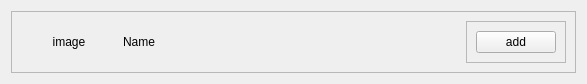
<?xml version="1.0" encoding="UTF-8"?>
<ui version="4.0">
 <class>Form</class>
 <widget class="QWidget" name="Form">
  <property name="geometry">
   <rect>
    <x>0</x>
    <y>0</y>
    <width>587</width>
    <height>82</height>
   </rect>
  </property>
  <property name="windowTitle">
   <string>Form</string>
  </property>
  <layout class="QGridLayout" name="gridLayout">
   <item row="0" column="0">
    <widget class="QFrame" name="frame">
     <property name="frameShape">
      <enum>QFrame::StyledPanel</enum>
     </property>
     <property name="frameShadow">
      <enum>QFrame::Raised</enum>
     </property>
     <layout class="QGridLayout" name="gridLayout_2">
      <item row="0" column="1">
       <widget class="QLabel" name="label_2">
        <property name="sizePolicy">
         <sizepolicy hsizetype="Preferred" vsizetype="Preferred">
          <horstretch>70</horstretch>
          <verstretch>0</verstretch>
         </sizepolicy>
        </property>
        <property name="text">
         <string>Name</string>
        </property>
       </widget>
      </item>
      <item row="0" column="0">
       <widget class="QLabel" name="label">
        <property name="sizePolicy">
         <sizepolicy hsizetype="Preferred" vsizetype="Preferred">
          <horstretch>20</horstretch>
          <verstretch>0</verstretch>
         </sizepolicy>
        </property>
        <property name="text">
         <string>image</string>
        </property>
        <property name="alignment">
         <set>Qt::AlignCenter</set>
        </property>
       </widget>
      </item>
      <item row="0" column="2">
       <widget class="QFrame" name="frame_2">
        <property name="sizePolicy">
         <sizepolicy hsizetype="Preferred" vsizetype="Preferred">
          <horstretch>10</horstretch>
          <verstretch>0</verstretch>
         </sizepolicy>
        </property>
        <property name="frameShape">
         <enum>QFrame::StyledPanel</enum>
        </property>
        <property name="frameShadow">
         <enum>QFrame::Raised</enum>
        </property>
        <layout class="QGridLayout" name="gridLayout_3">
         <item row="0" column="0">
          <widget class="QPushButton" name="pushButton">
           <property name="text">
            <string>add</string>
           </property>
          </widget>
         </item>
        </layout>
       </widget>
      </item>
     </layout>
    </widget>
   </item>
  </layout>
 </widget>
 <resources/>
 <connections/>
</ui>
